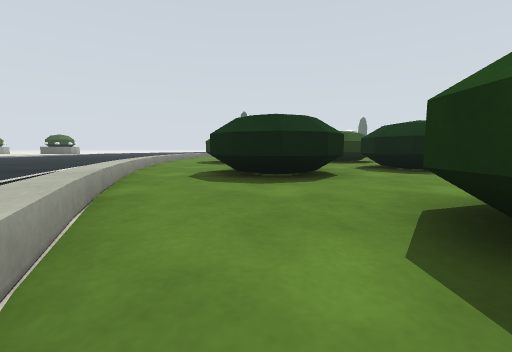
view 1 (above)

24 first-person views from a walk through a robot-simulator world made for Gazebo. The camera is 0.5 m above the floor, tilts 6° down and sees 90° across. The floor is counted in squares, 1 m on a side. Each view is taken from the middle of a square. On the plan, view 1 faces up. The plan holds only what a view shows up to about 9 squares ahead; the rest is blank. The place goes on beyond the plan.

view 2
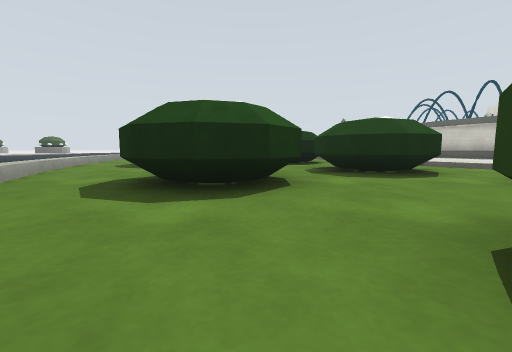

view 3
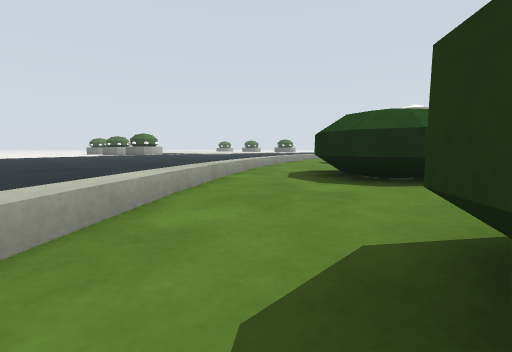

view 4
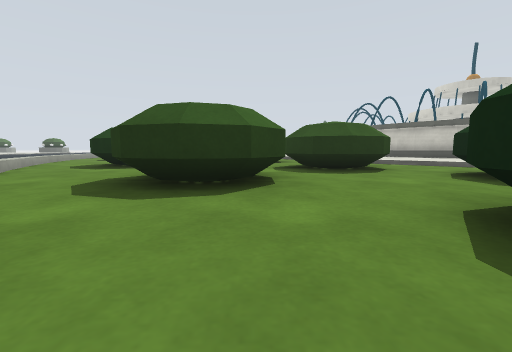

view 5
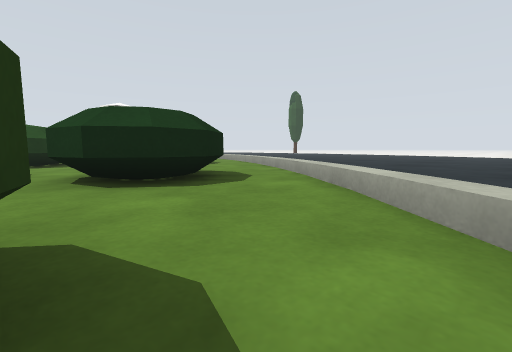

view 6
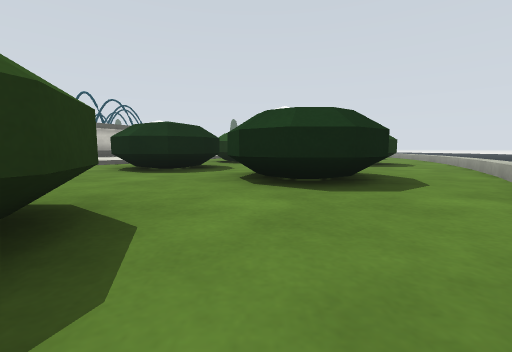

view 7
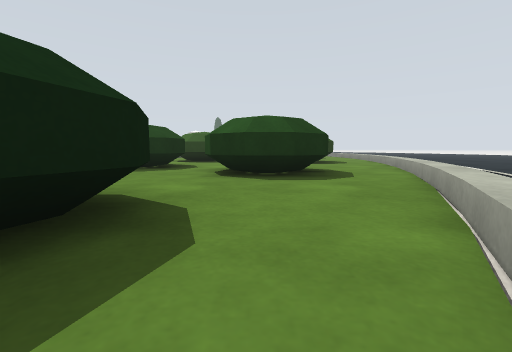

view 8
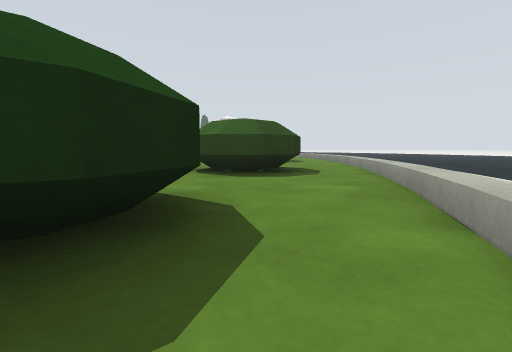

view 9
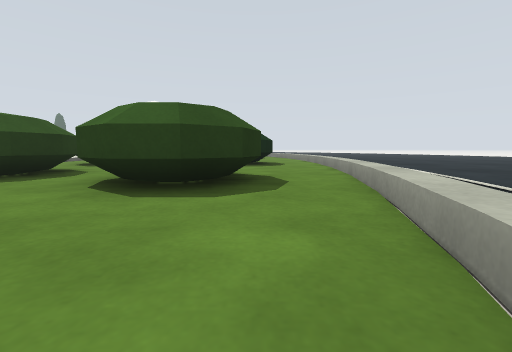

view 10
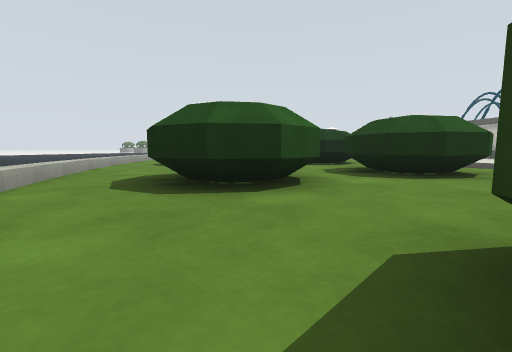

view 11
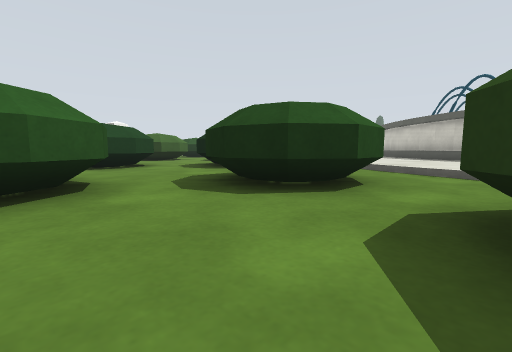

view 12
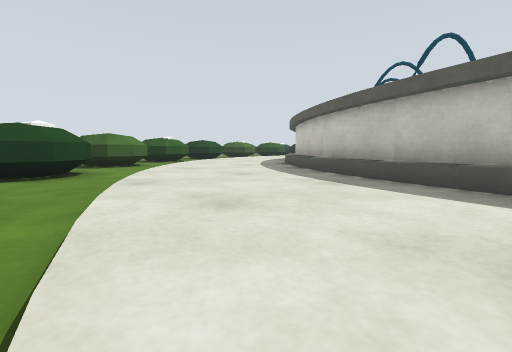

view 13
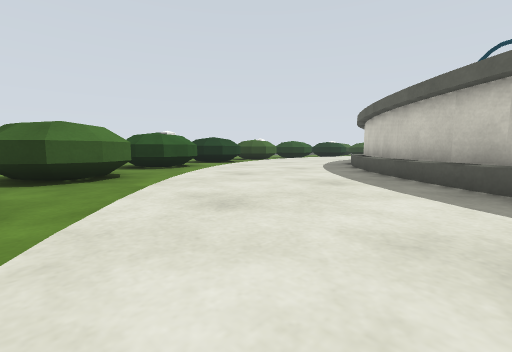

view 14
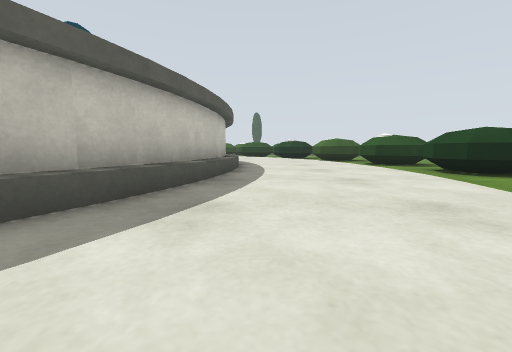

view 15
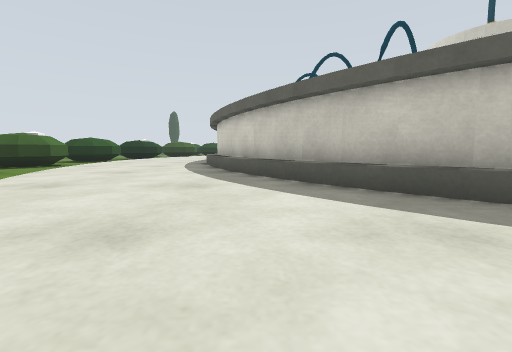

view 16
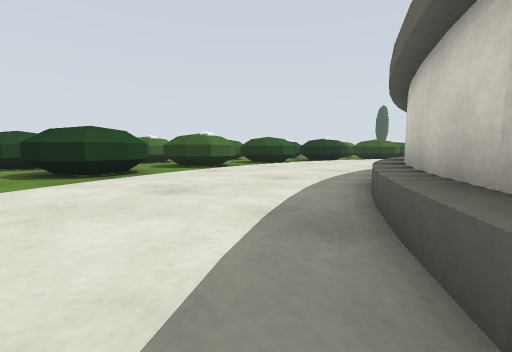

view 17
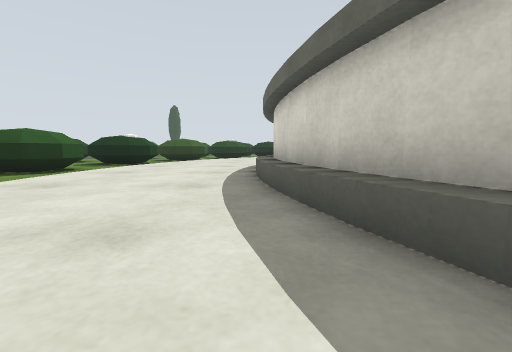

view 18
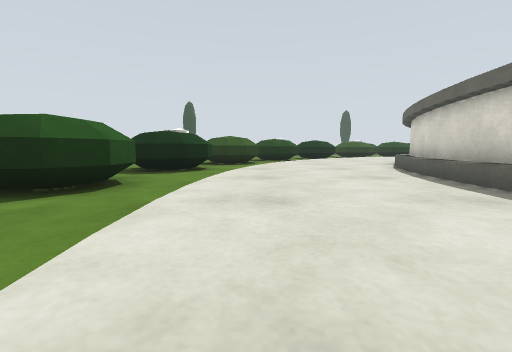

view 19
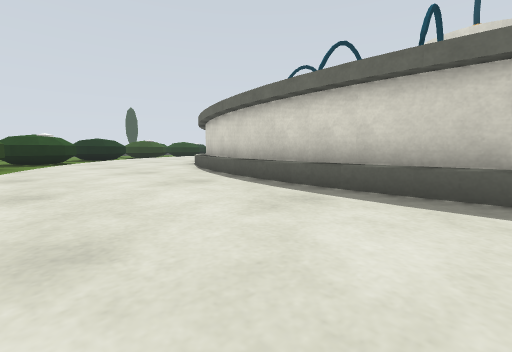

view 20
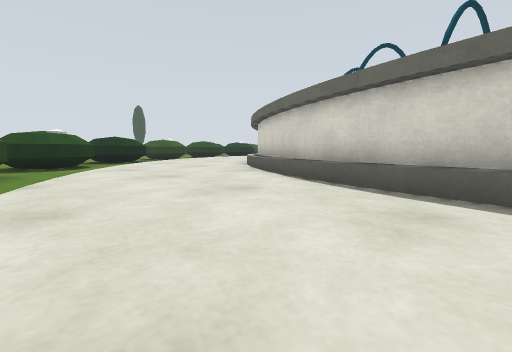

view 21
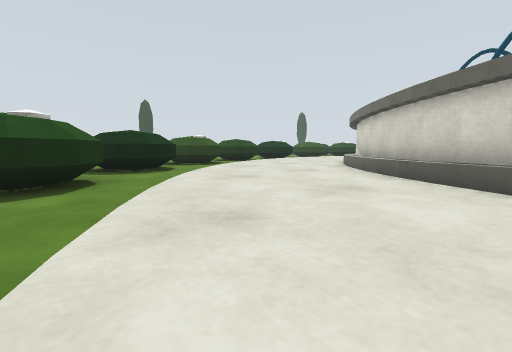

view 22
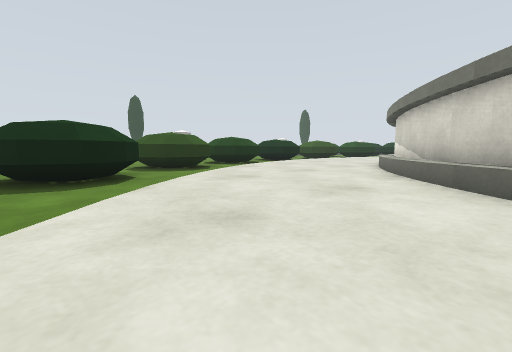

view 23
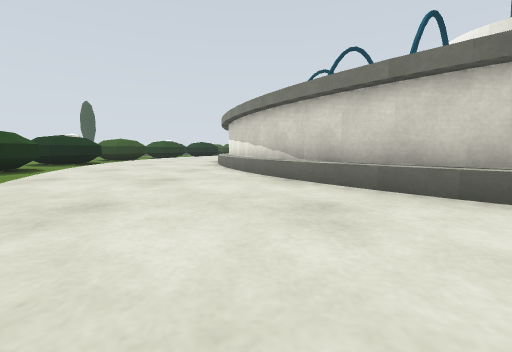

view 24
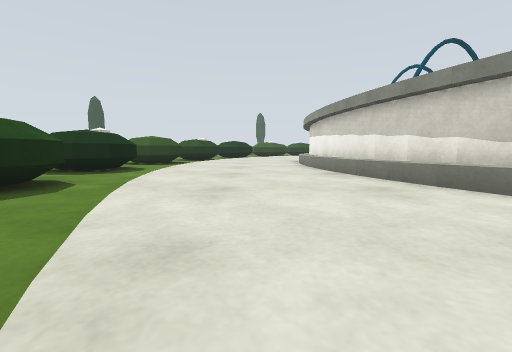

### Floor plan
Key: @ floor where view 1 was taken; # wall or solid block; . main floor; : floor 0.1 m higher than the main floor; + floor 0.15 m higher than the main floor; / step, stairs or slope; = window, fence, low wall or low ledge.
Columns run from 4 left of view 1 to 23 right of it. Each row starts with its distance up from view 1.
 31                         .##
 30                       ##.=#=
 29                  =## .......
 28                  .=..///+++
 27               ###..//++++++
 26               .=.//++++++++
 25             ##../++++++++++
 24            =#=./++++++######
 23            .../+++++####
 22            #./+++++##
 21            =.+++++##
 20            ./++++##
 19          #..++++##
 18         ##./++++#
 17         ==.++++##
 16         ...++++#
 15         #./+++##
 14         #./+++##
 13         =./+++#
 12          ./+++#
 11         #./+++##
 10        ##./+++##
  9        =...++++#
  8  ...  .. =.++++##
  7 ==..  .=##./++++#
  6 :=.=# .=##..++++##
  5 :=.=##....../++++##
  4 :==.=....##=.+++++##
  3  :=......###./+++++##
  2   =...  .=#.../+++++####
  1  :==.=##...=#=./++++++######
  0 :::=@.#=...###../+++++++++++
 -1 ::::=......=#=...//+++++++++
 -2 ::::==..=  ...###..//+++++++
 -3 :::::=..###...###. ..///++++
 -4 ::::::=..==....=.=##.. ...
 -5         ....##...=##.   .=#=
 -6         =...##=...==.## .##
 -7         ==..=#..==....#=.
 -8         :==.....##=.....
 -9         :::==...##=.=#
-10         ::::===.....=##
-11         ::::: ===....==..=#
-12         :::::  :====......
-13         ::::    :::========
-14         :::      :::::::===

Positions as (right, up) in squares from view 1, and headings:
1: (0, 0), facing up
2: (3, -3), facing up
3: (4, -4), facing up-left
4: (6, -7), facing up
5: (4, -4), facing down-right
6: (4, -5), facing right
7: (7, -8), facing right
8: (11, -10), facing right
9: (13, -11), facing right
10: (16, -11), facing up-left
11: (17, -8), facing up-left
12: (19, -3), facing up-left
13: (15, -1), facing up-left
14: (15, 0), facing right
15: (12, 1), facing up
16: (12, 5), facing up-left
17: (10, 7), facing up
18: (7, 10), facing up
19: (7, 11), facing up-right
20: (7, 14), facing up-right
21: (8, 19), facing up-right
22: (10, 21), facing up-right
23: (11, 23), facing right
24: (14, 26), facing right
